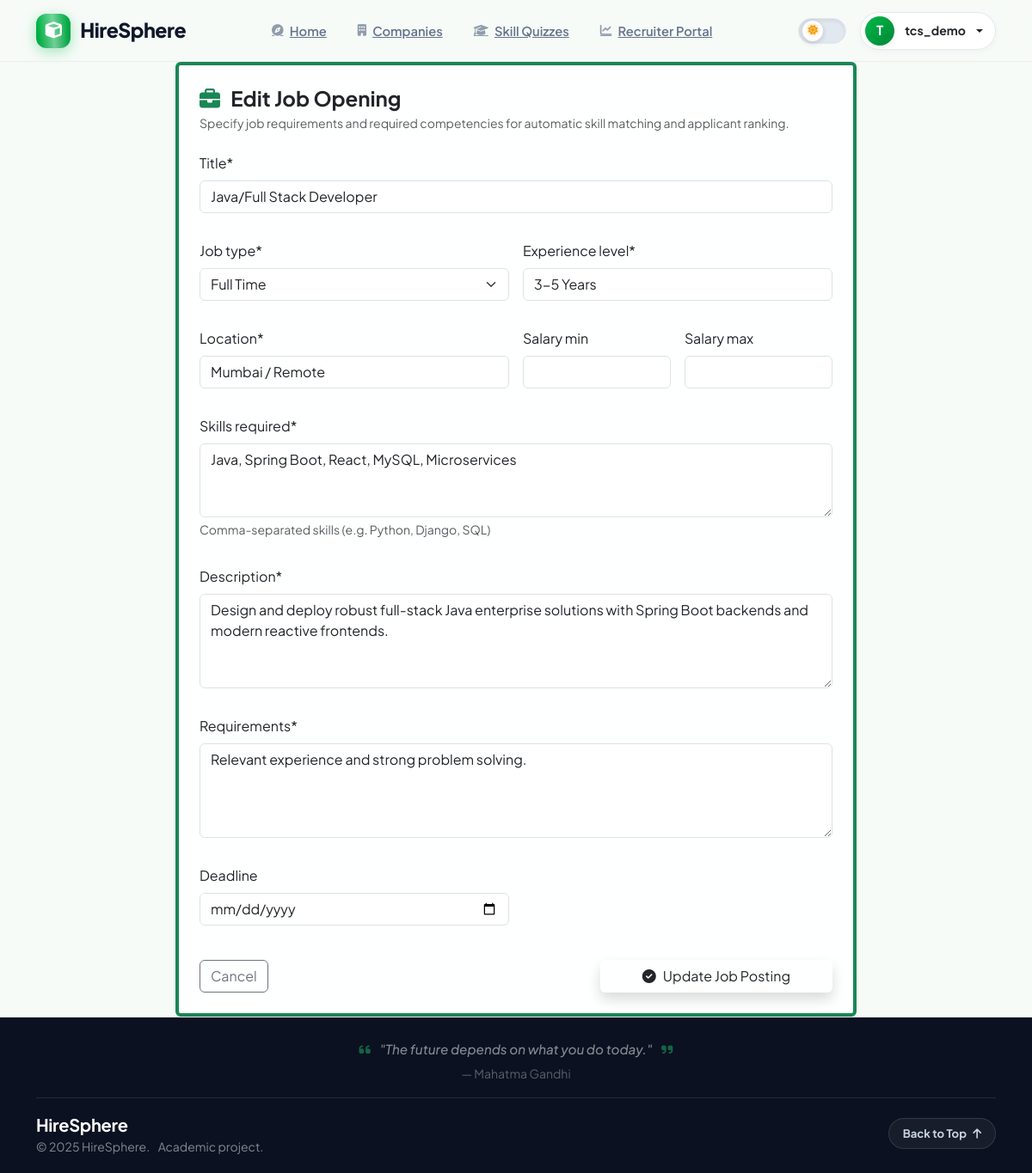
/jobs/1/edit/ (signed in), run on the app's committed database.
### apps/users/models.py (models this page shows, shortened)
class User(AbstractUser):
    USER_TYPES = (
        ('seeker', 'Job Seeker'),
        ('company', 'Company Recruiter'),
        ('admin', 'Administrator'),
    )
    user_type = models.CharField(max_length=10, choices=USER_TYPES, default='seeker')
    phone = models.CharField(max_length=15, blank=True)
    profile_picture = models.ImageField(upload_to='profiles/', blank=True, null=True)
    headline = models.CharField(max_length=150, blank=True, default='')
    education = models.CharField(max_length=200, blank=True, default='')
    experience_years = models.IntegerField(default=0)
    skills = models.TextField(blank=True, default='', help_text="Comma-separated skills declared by user")
    location = models.CharField(max_length=100, blank=True, default='')
    bio = models.TextField(blank=True, default='')
    resume = models.FileField(upload_to='resumes/', blank=True, null=True)
    resume_score = models.IntegerField(default=0, help_text="ATS Quality Score 0-100")
    resume_feedback = models.TextField(blank=True, default='', help_text="Recommendations and suggestions")
    is_verified = models.BooleanField(default=False)
    date_verified = models.DateTimeField(null=True, blank=True)
    anonymous_in_screening = models.BooleanField(default=True, help_text="Hide personal identifiers during initial screening")

### apps/jobs/models.py (models this page shows, shortened)
class Job(models.Model):
    JOB_TYPES = (
        ('full-time', 'Full Time'),
        ('part-time', 'Part Time'),
        ('contract', 'Contract'),
        ('internship', 'Internship'),
        ('remote', 'Remote'),
    )
    title = models.CharField(max_length=200)
    company = models.ForeignKey(Company, on_delete=models.CASCADE, related_name='jobs')
    description = models.TextField()
    requirements = models.TextField()
    salary_min = models.DecimalField(max_digits=10, decimal_places=2, null=True, blank=True)
    salary_max = models.DecimalField(max_digits=10, decimal_places=2, null=True, blank=True)
    job_type = models.CharField(max_length=20, choices=JOB_TYPES, default='full-time')
    location = models.CharField(max_length=200)
    skills_required = models.TextField(help_text="Comma-separated skills (e.g. Python, Django, SQL)")
    experience_level = models.CharField(max_length=50, default='Entry Level')
    posted_date = models.DateTimeField(auto_now_add=True)
    deadline = models.DateField(null=True, blank=True)
    is_active = models.BooleanField(default=True)
    class Meta:
        ordering = ['-posted_date']

### apps/jobs/views.py (the view)
# urls.py: path('<int:pk>/edit/', views.edit_job, name='edit_job'),
@login_required
def edit_job(request, pk):
    job = get_object_or_404(Job, pk=pk)
    if request.user != job.company.user and not request.user.is_superuser:
        messages.error(request, 'You do not have permission to edit this job.')
        return redirect('jobs:job_detail', pk=pk)
    if request.method == 'POST':
        form = JobForm(request.POST, instance=job)
        if form.is_valid():
            form.save()
            messages.success(request, 'Job details updated successfully!')
            return redirect('jobs:job_detail', pk=job.pk)
    else:
        form = JobForm(instance=job)
    return render(request, 'jobs/job_form.html', {'form': form, 'job': job, 'is_edit': True})

### apps/jobs/forms.py
class JobForm(forms.ModelForm):
    class Meta:
        model = Job
        fields = ['title', 'description', 'requirements', 'salary_min', 'salary_max', 'job_type', 'location', 'skills_required', 'experience_level', 'deadline']
        widgets = {
            'description': forms.Textarea(attrs={'rows': 4}),
            'requirements': forms.Textarea(attrs={'rows': 4}),
            'skills_required': forms.Textarea(attrs={'rows': 3}),
            'deadline': forms.DateInput(attrs={'type': 'date'}),
        }

### apps/jobs/templates/jobs/job_form.html (shortened to what this page needs)
{% extends 'base.html' %}
{% load crispy_forms_tags %}
{% block content %}
<div class="row justify-content-center">
    <div class="col-lg-8">
        <div class="card card-custom p-4 border-start border-4 border-success">
            <h4 class="fw-bold mb-1">
                <i class="fas fa-briefcase text-success me-2"></i>
                {% if is_edit %}Edit Job Opening{% else %}Publish New Job Opening{% endif %}
            </h4>
            <p class="text-muted small mb-4">Specify job requirements and required competencies for automatic skill matching and applicant ranking.</p>
            <form method="post">
                <div class="row g-3">
                    <div class="col-12">{{ form.title|as_crispy_field }}</div>
                    <div class="col-md-6">{{ form.job_type|as_crispy_field }}</div>
                    <div class="col-md-6">{{ form.experience_level|as_crispy_field }}</div>
                    <div class="col-md-6">{{ form.location|as_crispy_field }}</div>
                    <div class="col-md-3">{{ form.salary_min|as_crispy_field }}</div>
                    <div class="col-md-3">{{ form.salary_max|as_crispy_field }}</div>
                    <div class="col-12">{{ form.skills_required|as_crispy_field }}</div>
                    <div class="col-12">{{ form.description|as_crispy_field }}</div>
                    <div class="col-12">{{ form.requirements|as_crispy_field }}</div>
                    <div class="col-md-6">{{ form.deadline|as_crispy_field }}</div>
                </div>
                <div class="d-flex justify-content-between align-items-center mt-4">
                    <a href="{% url 'companies:dashboard' %}" class="btn btn-outline-secondary">Cancel</a>
                    <button type="submit" class="btn btn-brand px-5 shadow">
                        <i class="fas fa-check-circle me-2"></i>{% if is_edit %}Update Job Posting{% else %}Publish Job{% endif %}
                    </button>
                </div>
            </form>
        </div>
    </div>
</div>
{% endblock %}

### templates/base.html (shortened to what this page needs)
<!DOCTYPE html>
<html lang="en" data-theme="light">
<head>
    <link href="https://cdn.jsdelivr.net/npm/bootstrap@5.3.2/dist/css/bootstrap.min.css" rel="stylesheet">
    <link href="https://cdnjs.cloudflare.com/ajax/libs/font-awesome/6.5.1/css/all.min.css" rel="stylesheet">
</head>
<body>
{% block background_canvas %}
<div class="overall-3d-bg" id="overall3DContainer">
</div>
{% endblock background_canvas %}
{% block navbar %}
<nav class="navbar navbar-expand-lg navbar-hs">
    <div class="container">
        <a class="navbar-brand-hs" href="{% url 'jobs:home' %}">
            <div class="logo-icon"><i class="fas fa-cube"></i></div>
            <span>HireSphere</span>
        </a>
        <div class="collapse navbar-collapse" id="navMain">
            <ul class="navbar-nav mx-auto align-items-center gap-1 my-3 my-lg-0">
                <li class="nav-item">
                    <a class="nav-link-hs {% if request.resolver_match.url_name == 'home' %}active{% endif %}" href="{% url 'jobs:home' %}">
                        <i class="fas fa-compass"></i> Home
                    </a>
                </li>
                <li class="nav-item">
                    <a class="nav-link-hs {% if 'companies' in request.path %}active{% endif %}" href="{% url 'companies:directory' %}">
                        <i class="fas fa-building"></i> Companies
                    </a>
                </li>
                <li class="nav-item">
                    <a class="nav-link-hs {% if 'quizzes' in request.path %}active{% endif %}" href="{% url 'users:quiz_catalog' %}">
                        <i class="fas fa-graduation-cap"></i> Skill Quizzes
                    </a>
                </li>
                {% if user.is_authenticated and user.user_type == 'company' %}
                <li class="nav-item">
                    <a class="nav-link-hs" href="{% url 'companies:dashboard' %}">
                        <i class="fas fa-chart-line"></i> Recruiter Portal
                    </a>
                </li>
                {% endif %}
            </ul>
            <div class="d-flex align-items-center gap-2">
                <button class="theme-switch-pill me-2" id="themeToggleBtn" type="button" aria-label="Toggle Dark/Light Mode" title="Toggle Dark/Light Mode">
                    <span class="theme-switch-track">
                        <span class="theme-switch-thumb">
                            <i class="fas fa-sun icon-sun"></i>
                        </span>
                    </span>
                </button>
                {% if user.is_authenticated %}
                <div class="dropdown">
                    <a class="user-chip-btn text-decoration-none dropdown-toggle text-dark fw-bold" href="#" role="button" data-bs-toggle="dropdown">
                        {% if user.profile_picture %}
                            <img src="{{ user.profile_picture.url }}" class="rounded-circle border border-2 border-success" width="34" height="34" style="object-fit: cover;" alt="Avatar">
                        {% else %}
                            <div class="rounded-circle d-flex align-items-center justify-content-center text-white fw-bold shadow-sm" style="width: 34px; height: 34px; background: linear-gradient(135deg, var(--hs-green), #008736); font-size: 0.95rem;">
                                {{ user.first_name|default:user.username|slice:":1"|upper }}
                            </div>
                        {% endif %}
                        <span class="d-none d-sm-inline small ms-1">{{ user.first_name|default:user.username }}</span>
                    </a>
                </div>
                {% endif %}
            </div>
        </div>
    </div>
</nav>
{% endblock navbar %}
<main class="flex-grow-1 position-relative">
    {% block content %}{% endblock %}
</main>
{% block footer %}
<footer style="background-color: var(--footer-bg); border-top: 1px solid var(--hs-border); padding: 26px 0 20px 0; margin-top: auto; position: relative; z-index: 10;">
    <div class="container">
        <div class="text-center mb-3 pb-3 border-bottom border-secondary border-opacity-25">
            <p class="fst-italic text-white-50 mb-1" style="font-size: 0.95rem; font-weight: 500;">
                <i class="fas fa-quote-left text-success me-2" style="opacity: 0.7;"></i>
                <span id="footerCareerQuote">"The future depends on what you do today."</span>
                <i class="fas fa-quote-right text-success ms-2" style="opacity: 0.7;"></i>
            </p>
            <span class="small text-white-50" style="opacity: 0.65;" id="footerCareerAuthor">&mdash; Mahatma Gandhi</span>
        </div>
        <div class="d-flex flex-wrap justify-content-between align-items-center gap-3">
            <div>
                <div class="fw-bold text-white fs-5" style="letter-spacing: -0.3px;">HireSphere</div>
                <div class="text-white-50 small">&copy; 2025 HireSphere.&nbsp;&nbsp;&nbsp;&nbsp;Academic project.</div>
            </div>
            <div>
                <button type="button" class="back-to-top-btn" onclick="window.scrollTo({top: 0, behavior: 'smooth'});" aria-label="Back to Top">
                    <span>Back to Top</span>
                    <i class="fas fa-arrow-up"></i>
                </button>
            </div>
        </div>
    </div>
</footer>
{% endblock footer %}
</body>
</html>

### data on the page
User: first_name "T", first_name "tcs_demo"
Job: title "Java/Full Stack Developer", job_type "Full Time", experience_level "3-5 Years", location "Mumbai / Remote", skills_required "Java, Spring Boot, React, MySQL, Microservices", description "Design and deploy robust full-stack Java enterprise solutions with Spring Boot backends and modern reactive frontends.", requirements "Relevant experience and strong problem solving."
